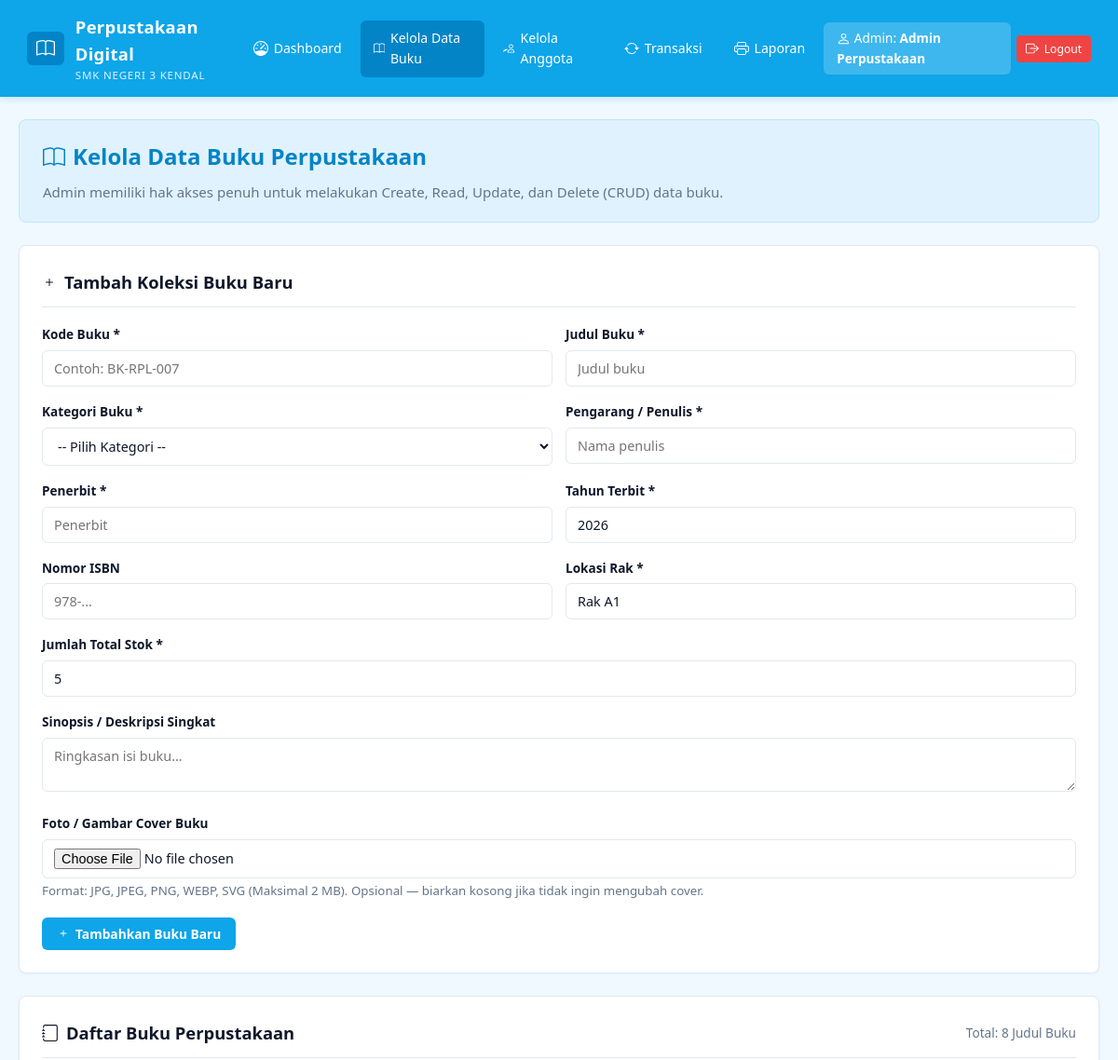
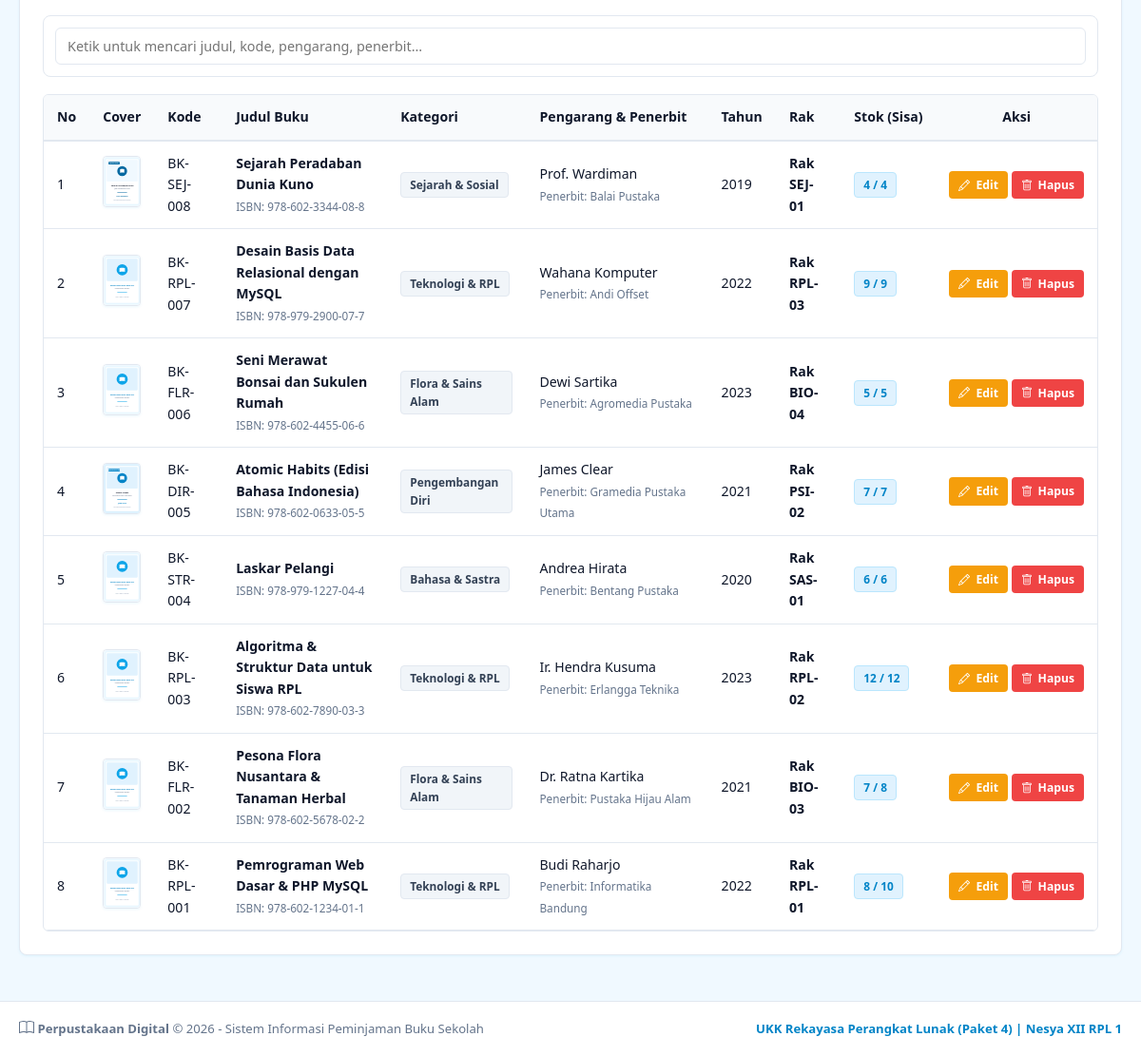
The page /buku.php (signed in) on the database its author committed (2 pictures, top to bottom).
### tables this page shows
CREATE TABLE `buku` (
  `id_buku` INT(11) NOT NULL AUTO_INCREMENT,
  `kode_buku` VARCHAR(20) NOT NULL UNIQUE,
  `judul` VARCHAR(150) NOT NULL,
  `id_kategori` INT(11) NOT NULL,
  `pengarang` VARCHAR(100) NOT NULL,
  `penerbit` VARCHAR(100) NOT NULL,
  `tahun_terbit` INT(4) NOT NULL,
  `isbn` VARCHAR(30) DEFAULT NULL,
  `jumlah_buku` INT(5) NOT NULL DEFAULT 1,
  `sisa_buku` INT(5) NOT NULL DEFAULT 1,
  `lokasi_rak` VARCHAR(30) NOT NULL DEFAULT 'Rak A1',
  `deskripsi` TEXT DEFAULT NULL,
  `gambar` VARCHAR(255) DEFAULT 'default-book.png',
  `created_at` TIMESTAMP NOT NULL DEFAULT CURRENT_TIMESTAMP,
  PRIMARY KEY (`id_buku`),
  KEY `id_kategori` (`id_kategori`),
  CONSTRAINT `fk_buku_kategori` FOREIGN KEY (`id_kategori`) REFERENCES `kategori` (`id_kategori`) ON DELETE CASCADE ON UPDATE CASCADE
);

CREATE TABLE `kategori` (
  `id_kategori` INT(11) NOT NULL AUTO_INCREMENT,
  `nama_kategori` VARCHAR(50) NOT NULL,
  `deskripsi` VARCHAR(255) DEFAULT NULL,
  PRIMARY KEY (`id_kategori`)
);

### includes/fungsi.php (called while the page is built, shortened)
<?php
require_once __DIR__ . '/icons.php';
function e($teks) {
    return htmlspecialchars((string)($teks ?? ''));
}
function q($sql) {
    global $koneksi;
    return mysqli_query($koneksi, $sql);
}
function semua($sql) {
    $hasil = q($sql);
    $data = [];
    if ($hasil) {
        while ($baris = mysqli_fetch_assoc($hasil)) {
            $data[] = $baris;
        }
    }
    return $data;
}
require_once __DIR__ . '/komponen.php';

### views/buku_tabel.php (the view, shortened to what this page needs)
<div class="card">
  <div class="card-header">
    <div class="card-title"><?= bi('journal', 18); ?> Daftar Buku Perpustakaan</div>
    <span class="text-muted-sm">Total: <?= count($daftar); ?> Judul Buku</span>
  </div>
  <div class="filter-bar">
    <div class="search-input-wrapper">
      <input type="text" id="tableSearch" class="form-control"
             placeholder="Ketik untuk mencari judul, kode, pengarang, penerbit...">
    </div>
  </div>
  <div class="table-responsive">
    <table class="live-table">
      <thead>
        <tr>
          <th>No</th>
          <th style="width: 55px; text-align: center;">Cover</th>
          <th>Kode</th>
          <th>Judul Buku</th>
          <th>Kategori</th>
          <th>Pengarang & Penerbit</th>
          <th>Tahun</th>
          <th>Rak</th>
          <th>Stok (Sisa)</th>
          <th style="text-align: center;">Aksi</th>
        </tr>
      </thead>
      <tbody>
        <?php if (!$daftar): ?>
          <?php baris_kosong(10, 'Belum ada data buku yang tersimpan.'); ?>
        <?php else: $no = 1; foreach ($daftar as $b): ?>
          <tr>
            <td><?= $no++; ?></td>
            <td style="text-align: center;">
              <img src="assets/uploads/<?= !empty($b['gambar']) ? e($b['gambar']) : 'default-book.svg'; ?>"
                   alt="Cover"
                   style="width: 40px; height: 54px; object-fit: cover; border-radius: 4px; border: 1px solid var(--border); box-shadow: var(--shadow-sm);"
                   onerror="this.src='assets/uploads/default-book.svg';">
            </td>
            <td><code><?= e($b['kode_buku']); ?></code></td>
            <td>
              <strong><?= e($b['judul']); ?></strong>
              <?php if ($b['isbn']): ?>
                <br><small class="text-muted">ISBN: <?= e($b['isbn']); ?></small>
              <?php endif; ?>
            </td>
            <td><span class="badge badge-menunggu"><?= e($b['nama_kategori'] ?? 'Umum'); ?></span></td>
            <td>
              <?= e($b['pengarang']); ?><br>
              <small class="text-muted">Penerbit: <?= e($b['penerbit']); ?></small>
            </td>
            <td><?= $b['tahun_terbit']; ?></td>
            <td><strong><?= e($b['lokasi_rak']); ?></strong></td>
            <td>
              <span class="badge <?= $b['sisa_buku'] > 0 ? 'badge-dikembalikan' : 'badge-ditolak'; ?>">
                <?= $b['sisa_buku']; ?> / <?= $b['jumlah_buku']; ?>
              </span>
            </td>
            <td class="td-aksi">
              <?php if ($role === 'admin'): ?>
                <a href="buku.php?aksi=edit&id=<?= $b['id_buku']; ?>" class="btn btn-warning btn-sm">
                  <?= bi('pencil', 12); ?> Edit
                </a>
                <a href="buku.php?aksi=hapus&id=<?= $b['id_buku']; ?>" class="btn btn-danger btn-sm"
                   data-confirm="Hapus buku ini?">
                  <?= bi('trash', 12); ?> Hapus
                </a>
              <?php elseif ($b['sisa_buku'] > 0): ?>
                <a href="pinjam.php?id_buku=<?= $b['id_buku']; ?>" class="btn btn-primary btn-sm">
                  <?= bi('download', 12); ?> Pinjam
                </a>
              <?php else: ?>
                <button class="btn btn-outline btn-sm" disabled>Habis</button>
              <?php endif; ?>
            </td>
          </tr>
        <?php endforeach; endif; ?>
      </tbody>
    </table>
  </div>
</div>

### includes/icons.php (shortened to what this page needs)
<?php
function bi($name, $size = 16, $class = '') {
    $class_attr = $class ? ' ' . htmlspecialchars($class) : '';
    $style = "width: {$size}px; height: {$size}px; vertical-align: -0.15em; fill: currentColor; display: inline-block;";
    switch ($name) {
        case 'book':
        case 'buku':
            return '<svg class="bi' . $class_attr . '" style="' . $style . '" viewBox="0 0 16 16"><path d="M1 2.828c.885-.37 2.154-.769 3.388-.893 1.33-.134 2.458.063 3.112.752v9.746c-.935-.53-2.12-.603-3.213-.493-1.18.12-2.37.461-3.287.811V2.828zm7.5-.141c.654-.689 1.782-.886 3.112-.752 1.234.124 2.503.523 3.388.893v9.923c-.918-.35-2.107-.692-3.287-.81-1.094-.111-2.278-.039-3.213.492V2.687zM8 1.783C7.015.936 5.587.81 4.287.94c-1.514.153-3.042.672-3.994 1.105A.5.5 0 0 0 0 2.5v11a.5.5 0 0 0 .707.455c.882-.4 2.303-.881 3.68-1.02 1.409-.142 2.59.087 3.223.877a.5.5 0 0 0 .78 0c.633-.79 1.814-1.019 3.222-.877 1.378.139 2.8.62 3.681 1.02A.5.5 0 0 0 16 13.5v-11a.5.5 0 0 0-.293-.455c-.952-.433-2.48-.952-3.994-1.105C10.413.809 8.985.936 8 1.783z"/></svg>';
        case 'journal':
            return '<svg class="bi' . $class_attr . '" style="' . $style . '" viewBox="0 0 16 16"><path d="M3 0h10a2 2 0 0 1 2 2v12a2 2 0 0 1-2 2H3a2 2 0 0 1-2-2v-1h1v1a1 1 0 0 0 1 1h10a1 1 0 0 0 1-1V2a1 1 0 0 0-1-1H3a1 1 0 0 0-1 1v1H1V2a2 2 0 0 1 2-2z"/><path d="M1 5v-.5a.5.5 0 0 1 1 0V5h.5a.5.5 0 0 1 0 1h-2a.5.5 0 0 1 0-1H1zm0 3v-.5a.5.5 0 0 1 1 0V8h.5a.5.5 0 0 1 0 1h-2a.5.5 0 0 1 0-1H1zm0 3v-.5a.5.5 0 0 1 1 0v.5h.5a.5.5 0 0 1 0 1h-2a.5.5 0 0 1 0-1H1z"/></svg>';
        case 'dashboard':
        case 'speedometer':
            return '<svg class="bi' . $class_attr . '" style="' . $style . '" viewBox="0 0 16 16"><path d="M8 2a.5.5 0 0 1 .5.5V4a.5.5 0 0 1-1 0V2.5A.5.5 0 0 1 8 2zM3.732 3.732a.5.5 0 0 1 .707 0l.915.914a.5.5 0 1 1-.708.708l-.914-.915a.5.5 0 0 1 0-.707zM2 8a.5.5 0 0 1 .5-.5h1.586a.5.5 0 0 1 0 1H2.5A.5.5 0 0 1 2 8zm9.5 0a.5.5 0 0 1 .5-.5h1.5a.5.5 0 0 1 0 1H12a.5.5 0 0 1-.5-.5zm.754-4.246a.389.389 0 0 0-.527-.02L7.547 7.31A.91.91 0 1 0 8.85 8.569l3.434-4.297a.389.389 0 0 0-.029-.518z"/><path fill-rule="evenodd" d="M6.664 15.889A8 8 0 1 1 9.336.11a8 8 0 0 1-2.672 15.78zm-4.665-4.283A11.945 11.945 0 0 1 8 10c2.186 0 4.236.585 6.001 1.606a7 7 0 1 0-12.002 0z"/></svg>';
        case 'people':
        case 'anggota':
            return '<svg class="bi' . $class_attr . '" style="' . $style . '" viewBox="0 0 16 16"><path d="M15 14s1 0 1-1-1-4-5-4-5 3-5 4 1 1 1 1h8Zm-7.978-1A.261.261 0 0 1 7 12.996c.001-.264.167-1.03.76-1.72C8.312 10.629 9.282 10 11 10c1.717 0 2.687.63 3.24 1.276.593.69.758 1.457.76 1.72l-.008.002a.274.274 0 0 1-.014.002H7.022ZM11 7a2 2 0 1 0 0-4 2 2 0 0 0 0 4Zm3-2a3 3 0 1 1-6 0 3 3 0 0 1 6 0ZM6.936 9.28a5.88 5.88 0 0 0-1.23-.247A7.35 7.35 0 0 0 5 9c-4 0-5 3-5 4 1 1 1 1h4.216A2.238 2.238 0 0 1 5 13c0-1.01.377-2.042 1.09-2.904.243-.294.526-.569.846-.816ZM4.92 10A5.493 5.493 0 0 0 4 13H1c0-.26.164-1.03.76-1.724.545-.636 1.492-1.256 3.16-1.275ZM1.5 5.5a3 3 0 1 1 6 0 3 3 0 0 1-6 0Zm3-2a2 2 0 1 0 0 4 2 2 0 0 0 0-4Z"/></svg>';
        case 'person':
        case 'user':
            return '<svg class="bi' . $class_attr . '" style="' . $style . '" viewBox="0 0 16 16"><path d="M8 8a3 3 0 1 0 0-6 3 3 0 0 0 0 6Zm2-3a2 2 0 1 1-4 0 2 2 0 0 1 4 0Zm4 8c0 1-1 1-1 1H3s-1 0-1-1 1-4 6-4 6 3 6 4Zm-1-.004c-.001-.246-.154-.986-.832-1.664C11.516 10.68 10.289 10 8 10c-2.29 0-3.516.68-4.168 1.332-.678.678-.83 1.418-.832 1.664h10Z"/></svg>';
        case 'arrow-repeat':
        case 'transaksi':
            return '<svg class="bi' . $class_attr . '" style="' . $style . '" viewBox="0 0 16 16"><path d="M11.534 7h3.932a.25.25 0 0 1 .192.41l-1.966 2.36a.25.25 0 0 1-.384 0l-1.966-2.36a.25.25 0 0 1 .192-.41zm-11 2h3.932a.25.25 0 0 0 .192-.41L2.692 6.23a.25.25 0 0 0-.384 0L.342 8.59A.25.25 0 0 0 .534 9z"/><path fill-rule="evenodd" d="M8 3c-1.552 0-2.94.707-3.857 1.818a.5.5 0 1 1-.771-.636A6.002 6.002 0 0 1 13.917 7H12.9A5.002 5.002 0 0 0 8 3zM3.1 9a5.002 5.002 0 0 0 8.757 2.182.5.5 0 1 1 .771.636A6.002 6.002 0 0 1 2.083 9H3.1z"/></svg>';
        case 'printer':
        case 'laporan':
            return '<svg class="bi' . $class_attr . '" style="' . $style . '" viewBox="0 0 16 16"><path d="M2.5 8a.5.5 0 1 0 0-1 .5.5 0 0 0 0 1z"/><path d="M5 1a2 2 0 0 0-2 2v2H2a2 2 0 0 0-2 2v3a2 2 0 0 0 2 2h1v1a2 2 0 0 0 2 2h6a2 2 0 0 0 2-2v-1h1a2 2 0 0 0 2-2V7a2 2 0 0 0-2-2h-1V3a2 2 0 0 0-2-2H5zM4 3a1 1 0 0 1 1-1h6a1 1 0 0 1 1 1v2H4V3zm1 5a2 2 0 0 0-2 2v1H2a1 1 0 0 1-1-1V7a1 1 0 0 1 1-1h12a1 1 0 0 1 1 1v3a1 1 0 0 1-1 1h-1v-1a2 2 0 0 0-2-2H5zm7 2v3a1 1 0 0 1-1 1H5a1 1 0 0 1-1-1v-3a1 1 0 0 1 1-1h6a1 1 0 0 1 1 1z"/></svg>';
        case 'box-arrow-right':
        case 'logout':
            return '<svg class="bi' . $class_attr . '" style="' . $style . '" viewBox="0 0 16 16"><path fill-rule="evenodd" d="M10 12.5a.5.5 0 0 1-.5.5h-8a.5.5 0 0 1-.5-.5v-9a.5.5 0 0 1 .5-.5h8a.5.5 0 0 1 .5.5v2a.5.5 0 0 0 1 0v-2A1.5 1.5 0 0 0 9.5 2h-8A1.5 1.5 0 0 0 0 3.5v9A1.5 1.5 0 0 0 1.5 14h8a1.5 1.5 0 0 0 1.5-1.5v-2a.5.5 0 0 0-1 0v2z"/><path fill-rule="evenodd" d="M15.854 8.354a.5.5 0 0 0 0-.708l-3-3a.5.5 0 0 0-.708.708L14.293 7.5H5.5a.5.5 0 0 0 0 1h8.793l-2.147 2.146a.5.5 0 0 0 .708.708l3-3z"/></svg>';
        case 'plus':
        case 'tambah':
            return '<svg class="bi' . $class_attr . '" style="' . $style . '" viewBox="0 0 16 16"><path d="M8 4a.5.5 0 0 1 .5.5v3h3a.5.5 0 0 1 0 1h-3v3a.5.5 0 0 1-1 0v-3h-3a.5.5 0 0 1 0-1h3v-3A.5.5 0 0 1 8 4z"/></svg>';
        case 'pencil':
        case 'edit':
            return '<svg class="bi' . $class_attr . '" style="' . $style . '" viewBox="0 0 16 16"><path d="M12.146.146a.5.5 0 0 1 .708 0l3 3a.5.5 0 0 1 0 .708l-10 10a.5.5 0 0 1-.168.11l-5 2a.5.5 0 0 1-.65-.65l2-5a.5.5 0 0 1 .11-.168l10-10zM11.207 2.5 13.5 4.793 14.793 3.5 12.5 1.207 11.207 2.5zm1.586 3L10.5 3.207 4 9.707V10h.5a.5.5 0 0 1 .5.5v.5h.5a.5.5 0 0 1 .5.5v.5h.293l6.5-6.5zm-9.761 5.175-.106.106-1.528 3.821 3.821-1.528.106-.106A.5.5 0 0 1 5 12.5V12h-.5a.5.5 0 0 1-.5-.5V11h-.5a.5.5 0 0 1-.468-.325z"/></svg>';
        case 'trash':
        case 'hapus':
            return '<svg class="bi' . $class_attr . '" style="' . $style . '" viewBox="0 0 16 16"><path d="M5.5 5.5A.5.5 0 0 1 6 6v6a.5.5 0 0 1-1 0V6a.5.5 0 0 1 .5-.5zm2.5 0a.5.5 0 0 1 .5.5v6a.5.5 0 0 1-1 0V6a.5.5 0 0 1 .5-.5zm3 .5a.5.5 0 0 0-1 0v6a.5.5 0 0 0 1 0V6z"/><path fill-rule="evenodd" d="M14.5 3a1 1 0 0 1-1 1H13v9a2 2 0 0 1-2 2H5a2 2 0 0 1-2-2V4h-.5a1 1 0 0 1-1-1V2a1 1 0 0 1 1-1H6a1 1 0 0 1 1-1h2a1 1 0 0 1 1 1h3.5a1 1 0 0 1 1 1v1zM4.118 4 4 4.059V13a1 1 0 0 0 1 1h6a1 1 0 0 0 1-1V4.059L11.882 4H4.118zM2.5 3V2h11v1h-11z"/></svg>';
    }
}
?>

### assets/css/style.css (style rules this page uses)
:root { --primary: #0ea5e9; --primary-dark: #0284c7; --primary-light: #38bdf8; --primary-subtle: #e0f2fe; --primary-border: #bae6fd; --bg-app: #f0f9ff; --surface: #ffffff; --border: #e2e8f0; --text-main: #0f172a; --text-muted: #64748b; --danger: #ef4444; --warning: #f59e0b; --success: #0ea5e9; --info: #0284c7; --shadow-sm: 0 1px 3px rgba(14, 165, 233, 0.08); --shadow-md: 0 4px 12px rgba(14, 165, 233, 0.12); --radius: 8px; --transition: all 0.2s ease-in-out; }
* { margin: 0; padding: 0; box-sizing: border-box; font-family: 'Segoe UI', system-ui, -apple-system, BlinkMacSystemFont, Roboto, sans-serif; }
body { background-color: var(--bg-app); color: var(--text-main); line-height: 1.6; min-height: 100vh; display: flex; flex-direction: column; }
.bi { display: inline-block; vertical-align: -0.15em; fill: currentColor; }
.card { background-color: var(--surface); border-radius: var(--radius); border: 1px solid var(--border); box-shadow: var(--shadow-sm); padding: 24px; margin-bottom: 24px; }
.card-header { display: flex; justify-content: space-between; align-items: center; margin-bottom: 18px; padding-bottom: 12px; border-bottom: 1px solid var(--border); }
.card-title { font-size: 1.15rem; font-weight: 700; color: var(--text-main); display: flex; align-items: center; gap: 8px; }
.table-responsive { width: 100%; overflow-x: auto; border-radius: 6px; border: 1px solid var(--border); }
table { width: 100%; border-collapse: collapse; font-size: 0.88rem; text-align: left; }
table th { background-color: #f8fafc; color: var(--text-main); padding: 12px 14px; font-weight: 600; border-bottom: 2px solid var(--border); white-space: nowrap; }
table td { padding: 12px 14px; border-bottom: 1px solid var(--border); vertical-align: middle; }
.badge { display: inline-block; padding: 3px 9px; border-radius: 4px; font-size: 0.74rem; font-weight: 600; text-transform: capitalize; }
.badge-dikembalikan { background-color: var(--primary-subtle); color: var(--primary-dark); border: 1px solid var(--primary-border); }
.badge-menunggu { background-color: #f1f5f9; color: #334155; border: 1px solid #e2e8f0; }
.form-control { width: 100%; padding: 9px 12px; border: 1px solid var(--border); border-radius: 6px; font-size: 0.9rem; color: var(--text-main); background-color: #ffffff; outline: none; transition: var(--transition); }
.btn { display: inline-flex; align-items: center; justify-content: center; gap: 6px; padding: 8px 16px; font-size: 0.86rem; font-weight: 600; border-radius: 6px; text-decoration: none; border: none; cursor: pointer; transition: var(--transition); }
.btn-warning { background-color: var(--warning); color: #ffffff; }
.btn-danger { background-color: var(--danger); color: #ffffff; }
.btn-sm { padding: 5px 10px; font-size: 0.76rem; border-radius: 4px; }
.filter-bar { display: flex; flex-wrap: wrap; gap: 10px; margin-bottom: 18px; align-items: center; background-color: #ffffff; padding: 12px; border-radius: var(--radius); border: 1px solid var(--border); }
.search-input-wrapper { position: relative; flex: 1; min-width: 200px; }
.text-muted-sm { font-size: 0.85rem; color: var(--text-muted); }
.text-muted { color: var(--text-muted); }
.td-aksi { text-align: center; white-space: nowrap; }

### rows shown on the page
buku: gambar (picture), kode_buku "BK-SEJ-008", judul "Sejarah Peradaban Dunia Kuno", isbn "978-602-3344-08-8", id_kategori.nama_kategori "Sejarah & Sosial", pengarang "Prof. Wardiman", penerbit "Balai Pustaka", tahun_terbit "2019", lokasi_rak "Rak SEJ-01", sisa_buku "4", jumlah_buku "4"
buku: kode_buku "BK-RPL-007", judul "Desain Basis Data Relasional dengan MySQL", isbn "978-979-2900-07-7", id_kategori.nama_kategori "Teknologi & RPL", pengarang "Wahana Komputer", penerbit "Andi Offset", tahun_terbit "2022", lokasi_rak "Rak RPL-03", sisa_buku "9", jumlah_buku "9"
buku: kode_buku "BK-FLR-006", judul "Seni Merawat Bonsai dan Sukulen Rumah", isbn "978-602-4455-06-6", id_kategori.nama_kategori "Flora & Sains Alam", pengarang "Dewi Sartika", penerbit "Agromedia Pustaka", tahun_terbit "2023", lokasi_rak "Rak BIO-04", sisa_buku "5", jumlah_buku "5"
buku: gambar (picture), kode_buku "BK-DIR-005", judul "Atomic Habits (Edisi Bahasa Indonesia)", isbn "978-602-0633-05-5", id_kategori.nama_kategori "Pengembangan Diri", pengarang "James Clear", penerbit "Gramedia Pustaka Utama", tahun_terbit "2021", lokasi_rak "Rak PSI-02", sisa_buku "7", jumlah_buku "7"
buku: kode_buku "BK-STR-004", judul "Laskar Pelangi", isbn "978-979-1227-04-4", id_kategori.nama_kategori "Bahasa & Sastra", pengarang "Andrea Hirata", penerbit "Bentang Pustaka", tahun_terbit "2020", lokasi_rak "Rak SAS-01", sisa_buku "6", jumlah_buku "6"
buku: kode_buku "BK-RPL-003", judul "Algoritma & Struktur Data untuk Siswa RPL", isbn "978-602-7890-03-3", id_kategori.nama_kategori "Teknologi & RPL", pengarang "Ir. Hendra Kusuma", penerbit "Erlangga Teknika", tahun_terbit "2023", lokasi_rak "Rak RPL-02", sisa_buku "12", jumlah_buku "12"
buku: kode_buku "BK-FLR-002", judul "Pesona Flora Nusantara & Tanaman Herbal", isbn "978-602-5678-02-2", id_kategori.nama_kategori "Flora & Sains Alam", pengarang "Dr. Ratna Kartika", penerbit "Pustaka Hijau Alam", tahun_terbit "2021", lokasi_rak "Rak BIO-03", sisa_buku "7", jumlah_buku "8"
buku: kode_buku "BK-RPL-001", judul "Pemrograman Web Dasar & PHP MySQL", isbn "978-602-1234-01-1", id_kategori.nama_kategori "Teknologi & RPL", pengarang "Budi Raharjo", penerbit "Informatika Bandung", tahun_terbit "2022", lokasi_rak "Rak RPL-01", sisa_buku "8", jumlah_buku "10"

### other values the page prints
$label "Dashboard"
$label "Kelola Data Buku"
$label "Kelola Anggota"
$label "Transaksi"
$label "Laporan"
$nama "Admin Perpustakaan"
$judul "Kelola Data Buku Perpustakaan"
$teks "Admin memiliki hak akses penuh untuk melakukan Create, Read, Update, dan Delete (CRUD) data buku."
$label "Kode Buku * Judul Buku * Pengarang / Penulis * Penerbit * Tahun Terbit * Nomor ISBN Lokasi Rak * Jumlah Total Stok * Foto / Gambar Cover Buku"
$label "Kategori Buku *"
$label "Sinopsis / Deskripsi Singkat"
$opsi['bantuan'] "Format: JPG, JPEG, PNG, WEBP, SVG (Maksimal 2 MB). Opsional — biarkan kosong jika tidak ingin mengubah cover."
count($daftar) "8"
form field id_kategori "-- Pilih Kategori --"
